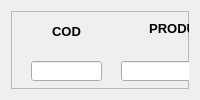
            <widget class="QWidget" name="pg_venda">
             <layout class="QHBoxLayout" name="horizontalLayout">
              <item>
               <widget class="QFrame" name="frame_7">
                <property name="frameShape">
                 <enum>QFrame::StyledPanel</enum>
                </property>
                <property name="frameShadow">
                 <enum>QFrame::Raised</enum>
                </property>
                <widget class="QLabel" name="title_cod">
                 <property name="geometry">
                  <rect>
                   <x>20</x>
                   <y>10</y>
                   <width>71</width>
                   <height>21</height>
                  </rect>
                 </property>
                 <property name="text">
                  <string>&lt;html&gt;&lt;head/&gt;&lt;body&gt;&lt;p align=&quot;center&quot;&gt;&lt;span style=&quot; font-size:10pt; font-weight:600;&quot;&gt;COD&lt;/span&gt;&lt;/p&gt;&lt;/body&gt;&lt;/html&gt;</string>
                 </property>
                </widget>
                <widget class="QLabel" name="title_prod">
                 <property name="geometry">
                  <rect>
                   <x>110</x>
                   <y>10</y>
                   <width>121</width>
                   <height>16</height>
                  </rect>
                 </property>
                 <property name="text">
                  <string>&lt;html&gt;&lt;head/&gt;&lt;body&gt;&lt;p align=&quot;center&quot;&gt;&lt;span style=&quot; font-size:10pt; font-weight:600;&quot;&gt;PRODUTO&lt;/span&gt;&lt;/p&gt;&lt;/body&gt;&lt;/html&gt;</string>
                 </property>
                </widget>
                <widget class="QLabel" name="title_preco">
                 <property name="geometry">
                  <rect>
                   <x>250</x>
                   <y>10</y>
                   <width>81</width>
                   <height>16</height>
                  </rect>
                 </property>
                 <property name="text">
                  <string>&lt;html&gt;&lt;head/&gt;&lt;body&gt;&lt;p align=&quot;center&quot;&gt;&lt;span style=&quot; font-size:10pt; font-weight:600;&quot;&gt;PRECO UN&lt;/span&gt;&lt;/p&gt;&lt;/body&gt;&lt;/html&gt;</string>
                 </property>
                </widget>
                <widget class="QLabel" name="title_qtd">
                 <property name="geometry">
                  <rect>
                   <x>350</x>
                   <y>10</y>
                   <width>81</width>
                   <height>21</height>
                  </rect>
                 </property>
                 <property name="text">
                  <string>&lt;html&gt;&lt;head/&gt;&lt;body&gt;&lt;p align=&quot;center&quot;&gt;&lt;span style=&quot; font-size:10pt; font-weight:600;&quot;&gt;QTD&lt;/span&gt;&lt;/p&gt;&lt;/body&gt;&lt;/html&gt;</string>
                 </property>
                </widget>
                <widget class="QLabel" name="title_preco_total">
                 <property name="geometry">
                  <rect>
                   <x>450</x>
                   <y>10</y>
                   <width>101</width>
                   <height>20</height>
                  </rect>
                 </property>
                 <property name="text">
                  <string>&lt;html&gt;&lt;head/&gt;&lt;body&gt;&lt;p align=&quot;center&quot;&gt;&lt;span style=&quot; font-size:10pt; font-weight:600;&quot;&gt;PRECO TOTAL&lt;/span&gt;&lt;/p&gt;&lt;/body&gt;&lt;/html&gt;</string>
                 </property>
                </widget>
                <widget class="QFrame" name="frame_9">
                 <property name="geometry">
                  <rect>
                   <x>572</x>
                   <y>10</y>
                   <width>171</width>
                   <height>364</height>
                  </rect>
                 </property>
                 <property name="sizePolicy">
                  <sizepolicy hsizetype="Fixed" vsizetype="Preferred">
                   <horstretch>0</horstretch>
                   <verstretch>0</verstretch>
                  </sizepolicy>
                 </property>
                 <property name="frameShape">
                  <enum>QFrame::StyledPanel</enum>
                 </property>
                 <property name="frameShadow">
                  <enum>QFrame::Raised</enum>
                 </property>
                 <layout class="QVBoxLayout" name="verticalLayout_11">
                  <item>
                   <widget class="QLabel" name="txt_valor_total_2">
                    <property name="text">
                     <string>&lt;html&gt;&lt;head/&gt;&lt;body&gt;&lt;p align=&quot;center&quot;&gt;&lt;span style=&quot; font-size:10pt; font-weight:600;&quot;&gt;VALOR TOTAL&lt;/span&gt;&lt;/p&gt;&lt;/body&gt;&lt;/html&gt;</string>
                    </property>
                   </widget>
                  </item>
                  <item>
                   <widget class="QLineEdit" name="lineEdit_valor_total_2">
                    <property name="sizePolicy">
                     <sizepolicy hsizetype="Minimum" vsizetype="Expanding">
                      <horstretch>0</horstretch>
                      <verstretch>0</verstretch>
                     </sizepolicy>
                    </property>
                    <property name="maximumSize">
                     <size>
                      <width>200</width>
                      <height>35</height>
                     </size>
                    </property>
                    <property name="palette">
                     <palette>
                      <active>
                       <colorrole role="BrightText">
                        <brush brushstyle="SolidPattern">
                         <color alpha="255">
                          <red>0</red>
                          <green>0</green>
                          <blue>255</blue>
                         </color>
                        </brush>
                       </colorrole>
                       <colorrole role="Base">
                        <brush brushstyle="SolidPattern">
                         <color alpha="255">
                          <red>85</red>
                          <green>85</green>
                          <blue>255</blue>
                         </color>
                        </brush>
                       </colorrole>
                      </active>
                      <inactive>
                       <colorrole role="BrightText">
                        <brush brushstyle="SolidPattern">
                         <color alpha="255">
                          <red>0</red>
                          <green>0</green>
                          <blue>255</blue>
                         </color>
                        </brush>
                       </colorrole>
                       <colorrole role="Base">
                        <brush brushstyle="SolidPattern">
                         <color alpha="255">
                          <red>85</red>
                          <green>85</green>
                          <blue>255</blue>
                         </color>
                        </brush>
                       </colorrole>
                      </inactive>
                      <disabled>
                       <colorrole role="BrightText">
                        <brush brushstyle="SolidPattern">
                         <color alpha="255">
                          <red>0</red>
                          <green>0</green>
                          <blue>255</blue>
                         </color>
                        </brush>
                       </colorrole>
                       <colorrole role="Base">
                        <brush brushstyle="SolidPattern">
                         <color alpha="255">
                          <red>62</red>
                          <green>62</green>
                          <blue>188</blue>
                         </color>
                        </brush>
                       </colorrole>
                      </disabled>
                     </palette>
                    </property>
                    <property name="font">
                     <font>
                      <pointsize>15</pointsize>
                      <weight>75</weight>
                      <bold>true</bold>
                     </font>
                    </property>
                    <property name="text">
                     <string/>
                    </property>
                    <property name="alignment">
                     <set>Qt::AlignCenter</set>
                    </property>
                   </widget>
                  </item>
                  <item>
                   <widget class="QLabel" name="txt_forma_pg_2">
                    <property name="text">
                     <string>&lt;html&gt;&lt;head/&gt;&lt;body&gt;&lt;p align=&quot;center&quot;&gt;&lt;span style=&quot; font-size:10pt; font-weight:600;&quot;&gt;FORMA DE PG.&lt;/span&gt;&lt;/p&gt;&lt;/body&gt;&lt;/html&gt;</string>
                    </property>
                   </widget>
                  </item>
                  <item>
                   <widget class="QLineEdit" name="lineEdit_forma_pg_2">
                    <property name="sizePolicy">
                     <sizepolicy hsizetype="Minimum" vsizetype="Expanding">
                      <horstretch>0</horstretch>
                      <verstretch>0</verstretch>
                     </sizepolicy>
                    </property>
                    <property name="maximumSize">
                     <size>
                      <width>200</width>
                      <height>35</height>
                     </size>
                    </property>
                    <property name="font">
                     <font>
                      <pointsize>15</pointsize>
                      <weight>75</weight>
                      <bold>true</bold>
                     </font>
                    </property>
                    <property name="alignment">
                     <set>Qt::AlignCenter</set>
                    </property>
                   </widget>
                  </item>
                  <item>
                   <widget class="QLabel" name="txt_valor_pago_2">
                    <property name="text">
                     <string>&lt;html&gt;&lt;head/&gt;&lt;body&gt;&lt;p align=&quot;center&quot;&gt;&lt;span style=&quot; font-size:10pt; font-weight:600;&quot;&gt;VALOR PAGO&lt;/span&gt;&lt;/p&gt;&lt;/body&gt;&lt;/html&gt;</string>
                    </property>
                   </widget>
                  </item>
                  <item>
                   <widget class="QLineEdit" name="lineEdit_valor_pago_2">
                    <property name="sizePolicy">
                     <sizepolicy hsizetype="Minimum" vsizetype="Expanding">
                      <horstretch>0</horstretch>
                      <verstretch>0</verstretch>
                     </sizepolicy>
                    </property>
                    <property name="maximumSize">
                     <size>
                      <width>200</width>
                      <height>35</height>
                     </size>
                    </property>
                    <property name="palette">
                     <palette>
                      <active>
                       <colorrole role="Base">
                        <brush brushstyle="SolidPattern">
                         <color alpha="255">
                          <red>0</red>
                          <green>225</green>
                          <blue>0</blue>
                         </color>
                        </brush>
                       </colorrole>
                      </active>
                      <inactive>
                       <colorrole role="Base">
                        <brush brushstyle="SolidPattern">
                         <color alpha="255">
                          <red>0</red>
                          <green>225</green>
                          <blue>0</blue>
                         </color>
                        </brush>
                       </colorrole>
                      </inactive>
                      <disabled>
                       <colorrole role="Base">
                        <brush brushstyle="SolidPattern">
                         <color alpha="255">
                          <red>62</red>
                          <green>62</green>
                          <blue>188</blue>
                         </color>
                        </brush>
                       </colorrole>
                      </disabled>
                     </palette>
                    </property>
                    <property name="font">
                     <font>
                      <pointsize>15</pointsize>
                      <weight>75</weight>
                      <bold>true</bold>
                     </font>
                    </property>
                    <property name="alignment">
                     <set>Qt::AlignCenter</set>
                    </property>
                   </widget>
                  </item>
                  <item>
                   <widget class="QLabel" name="txt_troco_2">
                    <property name="text">
                     <string>&lt;html&gt;&lt;head/&gt;&lt;body&gt;&lt;p align=&quot;center&quot;&gt;&lt;span style=&quot; font-size:10pt; font-weight:600;&quot;&gt;TROCO&lt;/span&gt;&lt;/p&gt;&lt;/body&gt;&lt;/html&gt;</string>
                    </property>
                   </widget>
                  </item>
                  <item>
                   <widget class="QLineEdit" name="lineEdit_troco_2">
                    <property name="sizePolicy">
                     <sizepolicy hsizetype="Minimum" vsizetype="Expanding">
                      <horstretch>0</horstretch>
                      <verstretch>0</verstretch>
                     </sizepolicy>
                    </property>
                    <property name="maximumSize">
                     <size>
                      <width>200</width>
                      <height>35</height>
                     </size>
                    </property>
                    <property name="palette">
                     <palette>
                      <active>
                       <colorrole role="Base">
                        <brush brushstyle="SolidPattern">
                         <color alpha="255">
                          <red>235</red>
                          <green>235</green>
                          <blue>0</blue>
                         </color>
                        </brush>
                       </colorrole>
                      </active>
                      <inactive>
                       <colorrole role="Base">
                        <brush brushstyle="SolidPattern">
                         <color alpha="255">
                          <red>235</red>
                          <green>235</green>
                          <blue>0</blue>
                         </color>
                        </brush>
                       </colorrole>
                      </inactive>
                      <disabled>
                       <colorrole role="Base">
                        <brush brushstyle="SolidPattern">
                         <color alpha="255">
                          <red>62</red>
                          <green>62</green>
                          <blue>188</blue>
                         </color>
                        </brush>
                       </colorrole>
                      </disabled>
                     </palette>
                    </property>
                    <property name="font">
                     <font>
                      <pointsize>15</pointsize>
                      <weight>75</weight>
                      <bold>true</bold>
                     </font>
                    </property>
                    <property name="alignment">
                     <set>Qt::AlignCenter</set>
                    </property>
                   </widget>
                  </item>
                  <item>
                   <spacer name="verticalSpacer_3">
                    <property name="orientation">
                     <enum>Qt::Vertical</enum>
                    </property>
                    <property name="sizeHint" stdset="0">
                     <size>
                      <width>20</width>
                      <height>50</height>
                     </size>
                    </property>
                   </spacer>
                  </item>
                  <item>
                   <widget class="QPushButton" name="btn_finalizar_venda">
                    <property name="text">
                     <string>FINALIZAR</string>
                    </property>
                   </widget>
                  </item>
                  <item>
                   <spacer name="verticalSpacer_4">
                    <property name="orientation">
                     <enum>Qt::Vertical</enum>
                    </property>
                    <property name="sizeHint" stdset="0">
                     <size>
                      <width>10</width>
                      <height>30</height>
                     </size>
                    </property>
                   </spacer>
                  </item>
                 </layout>
                </widget>
                <widget class="QLineEdit" name="txt_cod_1">
                 <property name="geometry">
                  <rect>
                   <x>20</x>
                   <y>50</y>
                   <width>71</width>
                   <height>20</height>
                  </rect>
                 </property>
                 <property name="text">
                  <string/>
                 </property>
                 <property name="alignment">
                  <set>Qt::AlignCenter</set>
                 </property>
                </widget>
                <widget class="QLineEdit" name="txt_produto_1">
                 <property name="geometry">
                  <rect>
                   <x>110</x>
                   <y>50</y>
                   <width>121</width>
                   <height>20</height>
                  </rect>
                 </property>
                 <property name="text">
                  <string/>
                 </property>
                 <property name="alignment">
                  <set>Qt::AlignCenter</set>
                 </property>
                </widget>
                <widget class="QLineEdit" name="txt_preco_1">
                 <property name="geometry">
                  <rect>
                   <x>250</x>
                   <y>50</y>
                   <width>81</width>
                   <height>20</height>
                  </rect>
                 </property>
                 <property name="alignment">
                  <set>Qt::AlignCenter</set>
                 </property>
                </widget>
                <widget class="QLineEdit" name="txt_qtd_1">
                 <property name="geometry">
                  <rect>
                   <x>350</x>
                   <y>50</y>
                   <width>81</width>
                   <height>20</height>
                  </rect>
                 </property>
                 <property name="alignment">
                  <set>Qt::AlignCenter</set>
                 </property>
                </widget>
                <widget class="QLineEdit" name="txt_precototal_1">
                 <property name="geometry">
                  <rect>
                   <x>450</x>
                   <y>50</y>
                   <width>101</width>
                   <height>20</height>
                  </rect>
                 </property>
                 <property name="alignment">
                  <set>Qt::AlignCenter</set>
                 </property>
                </widget>
                <widget class="QLineEdit" name="txt_produto_2">
                 <property name="geometry">
                  <rect>
                   <x>110</x>
                   <y>90</y>
                   <width>121</width>
                   <height>20</height>
                  </rect>
                 </property>
                 <property name="text">
                  <string/>
                 </property>
                 <property name="alignment">
                  <set>Qt::AlignCenter</set>
                 </property>
                </widget>
                <widget class="QLineEdit" name="txt_precototal_2">
                 <property name="geometry">
                  <rect>
                   <x>450</x>
                   <y>90</y>
                   <width>101</width>
                   <height>20</height>
                  </rect>
                 </property>
                 <property name="alignment">
                  <set>Qt::AlignCenter</set>
                 </property>
                </widget>
                <widget class="QLineEdit" name="txt_cod_2">
                 <property name="geometry">
                  <rect>
                   <x>20</x>
                   <y>90</y>
                   <width>71</width>
                   <height>20</height>
                  </rect>
                 </property>
                 <property name="text">
                  <string/>
                 </property>
                 <property name="alignment">
                  <set>Qt::AlignCenter</set>
                 </property>
                </widget>
                <widget class="QLineEdit" name="txt_qtd_2">
                 <property name="geometry">
                  <rect>
                   <x>350</x>
                   <y>90</y>
                   <width>81</width>
                   <height>20</height>
                  </rect>
                 </property>
                 <property name="alignment">
                  <set>Qt::AlignCenter</set>
                 </property>
                </widget>
                <widget class="QLineEdit" name="txt_preco_2">
                 <property name="geometry">
                  <rect>
                   <x>250</x>
                   <y>90</y>
                   <width>81</width>
                   <height>20</height>
                  </rect>
                 </property>
                 <property name="alignment">
                  <set>Qt::AlignCenter</set>
                 </property>
                </widget>
                <widget class="QLineEdit" name="txt_cod_3">
                 <property name="geometry">
                  <rect>
                   <x>20</x>
                   <y>130</y>
                   <width>71</width>
                   <height>20</height>
                  </rect>
                 </property>
                 <property name="text">
                  <string/>
                 </property>
                 <property name="alignment">
                  <set>Qt::AlignCenter</set>
                 </property>
                </widget>
                <widget class="QLineEdit" name="txt_precototal_3">
                 <property name="geometry">
                  <rect>
                   <x>450</x>
                   <y>130</y>
                   <width>101</width>
                   <height>20</height>
                  </rect>
                 </property>
                 <property name="alignment">
                  <set>Qt::AlignCenter</set>
                 </property>
                </widget>
                <widget class="QLineEdit" name="txt_produto_3">
                 <property name="geometry">
                  <rect>
                   <x>110</x>
                   <y>130</y>
                   <width>121</width>
                   <height>20</height>
                  </rect>
                 </property>
                 <property name="text">
                  <string/>
                 </property>
                 <property name="alignment">
                  <set>Qt::AlignCenter</set>
                 </property>
                </widget>
                <widget class="QLineEdit" name="txt_preco_3">
                 <property name="geometry">
                  <rect>
                   <x>250</x>
                   <y>130</y>
                   <width>81</width>
                   <height>20</height>
                  </rect>
                 </property>
                 <property name="alignment">
                  <set>Qt::AlignCenter</set>
                 </property>
                </widget>
                <widget class="QLineEdit" name="txt_qtd_3">
                 <property name="geometry">
                  <rect>
                   <x>350</x>
                   <y>130</y>
                   <width>81</width>
                   <height>20</height>
                  </rect>
                 </property>
                 <property name="alignment">
                  <set>Qt::AlignCenter</set>
                 </property>
                </widget>
                <widget class="QLineEdit" name="txt_preco_4">
                 <property name="geometry">
                  <rect>
                   <x>250</x>
                   <y>170</y>
                   <width>81</width>
                   <height>20</height>
                  </rect>
                 </property>
                 <property name="alignment">
                  <set>Qt::AlignCenter</set>
                 </property>
                </widget>
                <widget class="QLineEdit" name="txt_produto_4">
                 <property name="geometry">
                  <rect>
                   <x>110</x>
                   <y>170</y>
                   <width>121</width>
                   <height>20</height>
                  </rect>
                 </property>
                 <property name="text">
                  <string/>
                 </property>
                 <property name="alignment">
                  <set>Qt::AlignCenter</set>
                 </property>
                </widget>
                <widget class="QLineEdit" name="txt_precototal_4">
                 <property name="geometry">
                  <rect>
                   <x>450</x>
                   <y>170</y>
                   <width>101</width>
                   <height>20</height>
                  </rect>
                 </property>
                 <property name="alignment">
                  <set>Qt::AlignCenter</set>
                 </property>
                </widget>
                <widget class="QLineEdit" name="txt_qtd_4">
                 <property name="geometry">
                  <rect>
                   <x>350</x>
                   <y>170</y>
                   <width>81</width>
                   <height>20</height>
                  </rect>
                 </property>
                 <property name="alignment">
                  <set>Qt::AlignCenter</set>
                 </property>
                </widget>
                <widget class="QLineEdit" name="txt_cod_4">
                 <property name="geometry">
                  <rect>
                   <x>20</x>
                   <y>170</y>
                   <width>71</width>
                   <height>20</height>
                  </rect>
                 </property>
                 <property name="text">
                  <string/>
                 </property>
                 <property name="alignment">
                  <set>Qt::AlignCenter</set>
                 </property>
                </widget>
                <widget class="QLineEdit" name="txt_qtd_5">
                 <property name="geometry">
                  <rect>
                   <x>350</x>
                   <y>210</y>
                   <width>81</width>
                   <height>20</height>
                  </rect>
                 </property>
                 <property name="alignment">
                  <set>Qt::AlignCenter</set>
                 </property>
                </widget>
                <widget class="QLineEdit" name="txt_cod_5">
                 <property name="geometry">
                  <rect>
                   <x>20</x>
                   <y>210</y>
                   <width>71</width>
                   <height>20</height>
                  </rect>
                 </property>
                 <property name="text">
                  <string/>
                 </property>
                 <property name="alignment">
                  <set>Qt::AlignCenter</set>
                 </property>
                </widget>
                <widget class="QLineEdit" name="txt_produto_5">
                 <property name="geometry">
                  <rect>
                   <x>110</x>
                   <y>210</y>
                   <width>121</width>
                   <height>20</height>
                  </rect>
                 </property>
                 <property name="text">
                  <string/>
                 </property>
                 <property name="alignment">
                  <set>Qt::AlignCenter</set>
                 </property>
                </widget>
                <widget class="QLineEdit" name="txt_preco_5">
                 <property name="geometry">
                  <rect>
                   <x>250</x>
                   <y>210</y>
                   <width>81</width>
                   <height>20</height>
                  </rect>
                 </property>
                 <property name="alignment">
                  <set>Qt::AlignCenter</set>
                 </property>
                </widget>
                <widget class="QLineEdit" name="txt_precototal_5">
                 <property name="geometry">
                  <rect>
                   <x>450</x>
                   <y>210</y>
                   <width>101</width>
                   <height>20</height>
                  </rect>
                 </property>
                 <property name="alignment">
                  <set>Qt::AlignCenter</set>
                 </property>
                </widget>
                <widget class="QLineEdit" name="txt_produto_6">
                 <property name="geometry">
                  <rect>
                   <x>110</x>
                   <y>250</y>
                   <width>121</width>
                   <height>20</height>
                  </rect>
                 </property>
                 <property name="text">
                  <string/>
                 </property>
                 <property name="alignment">
                  <set>Qt::AlignCenter</set>
                 </property>
                </widget>
                <widget class="QLineEdit" name="txt_qtd_6">
                 <property name="geometry">
                  <rect>
                   <x>350</x>
                   <y>250</y>
                   <width>81</width>
                   <height>20</height>
                  </rect>
                 </property>
                 <property name="alignment">
                  <set>Qt::AlignCenter</set>
                 </property>
                </widget>
                <widget class="QLineEdit" name="txt_preco_6">
                 <property name="geometry">
                  <rect>
                   <x>250</x>
                   <y>250</y>
                   <width>81</width>
                   <height>20</height>
                  </rect>
                 </property>
                 <property name="alignment">
                  <set>Qt::AlignCenter</set>
                 </property>
                </widget>
                <widget class="QLineEdit" name="txt_precototal_6">
                 <property name="geometry">
                  <rect>
                   <x>450</x>
                   <y>250</y>
                   <width>101</width>
                   <height>20</height>
                  </rect>
                 </property>
                 <property name="alignment">
                  <set>Qt::AlignCenter</set>
                 </property>
                </widget>
                <widget class="QLineEdit" name="txt_cod_6">
                 <property name="geometry">
                  <rect>
                   <x>20</x>
                   <y>250</y>
                   <width>71</width>
                   <height>20</height>
                  </rect>
                 </property>
                 <property name="text">
                  <string/>
                 </property>
                 <property name="alignment">
                  <set>Qt::AlignCenter</set>
                 </property>
                </widget>
                <widget class="QLineEdit" name="txt_precototal_7">
                 <property name="geometry">
                  <rect>
                   <x>450</x>
                   <y>290</y>
                   <width>101</width>
                   <height>20</height>
                  </rect>
                 </property>
                 <property name="alignment">
                  <set>Qt::AlignCenter</set>
                 </property>
                </widget>
                <widget class="QLineEdit" name="txt_produto_7">
                 <property name="geometry">
                  <rect>
                   <x>110</x>
                   <y>290</y>
                   <width>121</width>
                   <height>20</height>
                  </rect>
                 </property>
                 <property name="text">
                  <string/>
                 </property>
                 <property name="alignment">
                  <set>Qt::AlignCenter</set>
                 </property>
                </widget>
                <widget class="QLineEdit" name="txt_preco_7">
                 <property name="geometry">
                  <rect>
                   <x>250</x>
                   <y>290</y>
                   <width>81</width>
                   <height>20</height>
                  </rect>
                 </property>
                 <property name="alignment">
                  <set>Qt::AlignCenter</set>
                 </property>
                </widget>
                <widget class="QLineEdit" name="txt_qtd_7">
                 <property name="geometry">
                  <rect>
                   <x>350</x>
                   <y>290</y>
                   <width>81</width>
                   <height>20</height>
                  </rect>
                 </property>
                 <property name="alignment">
                  <set>Qt::AlignCenter</set>
                 </property>
                </widget>
                <widget class="QLineEdit" name="txt_cod_7">
                 <property name="geometry">
                  <rect>
                   <x>20</x>
                   <y>290</y>
                   <width>71</width>
                   <height>20</height>
                  </rect>
                 </property>
                 <property name="text">
                  <string/>
                 </property>
                 <property name="alignment">
                  <set>Qt::AlignCenter</set>
                 </property>
                </widget>
               </widget>
              </item>
             </layout>
            </widget>
